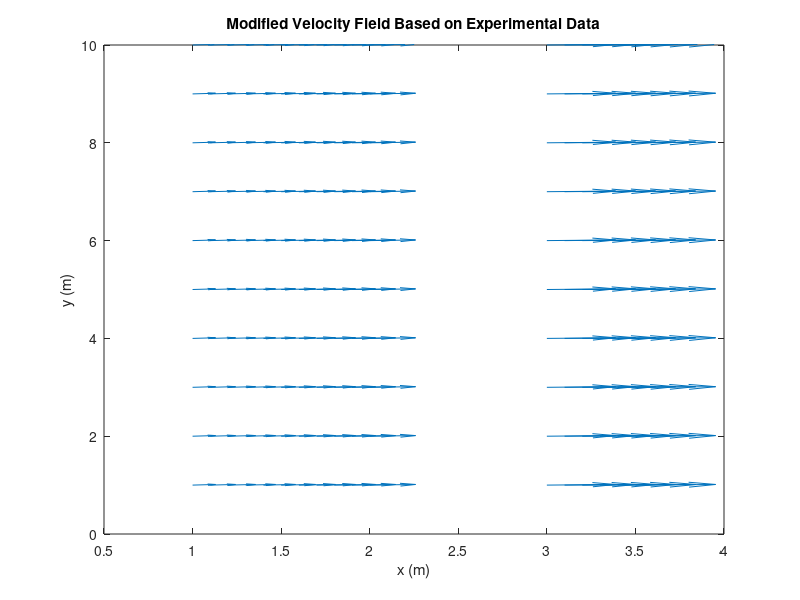

Write MATLAB code to recreate this figure.
clear all
clc

% Define grid for x and y coordinates
[x, y] = meshgrid(0.5:0.1:4, 1:1:10); % sparser grid in the y-direction

% Define constants
a = 1; % constant for vx
b = 0.1; % constant for vy

% Define velocity field equations using the given formats
vx = a * x; % velocity in the x-direction
vy = b * ones(size(x)); % constant slight upward velocity in the y-direction

% Set vx and vy to zero outside the specified regions
vx(x < 1 | (x > 2 & x < 3) | x > 3.5) = 0;
vy(x < 1 | (x > 2 & x < 3) | x > 3.5) = 0;

% Plot the velocity field using quiver
figure;
quiver(x, y, vx, vy, 'AutoScaleFactor', 0.5)
title('Modified Velocity Field Based on Experimental Data');
xlabel('x (m)');
ylabel('y (m)');
axis([0.5 4 0 10]);


